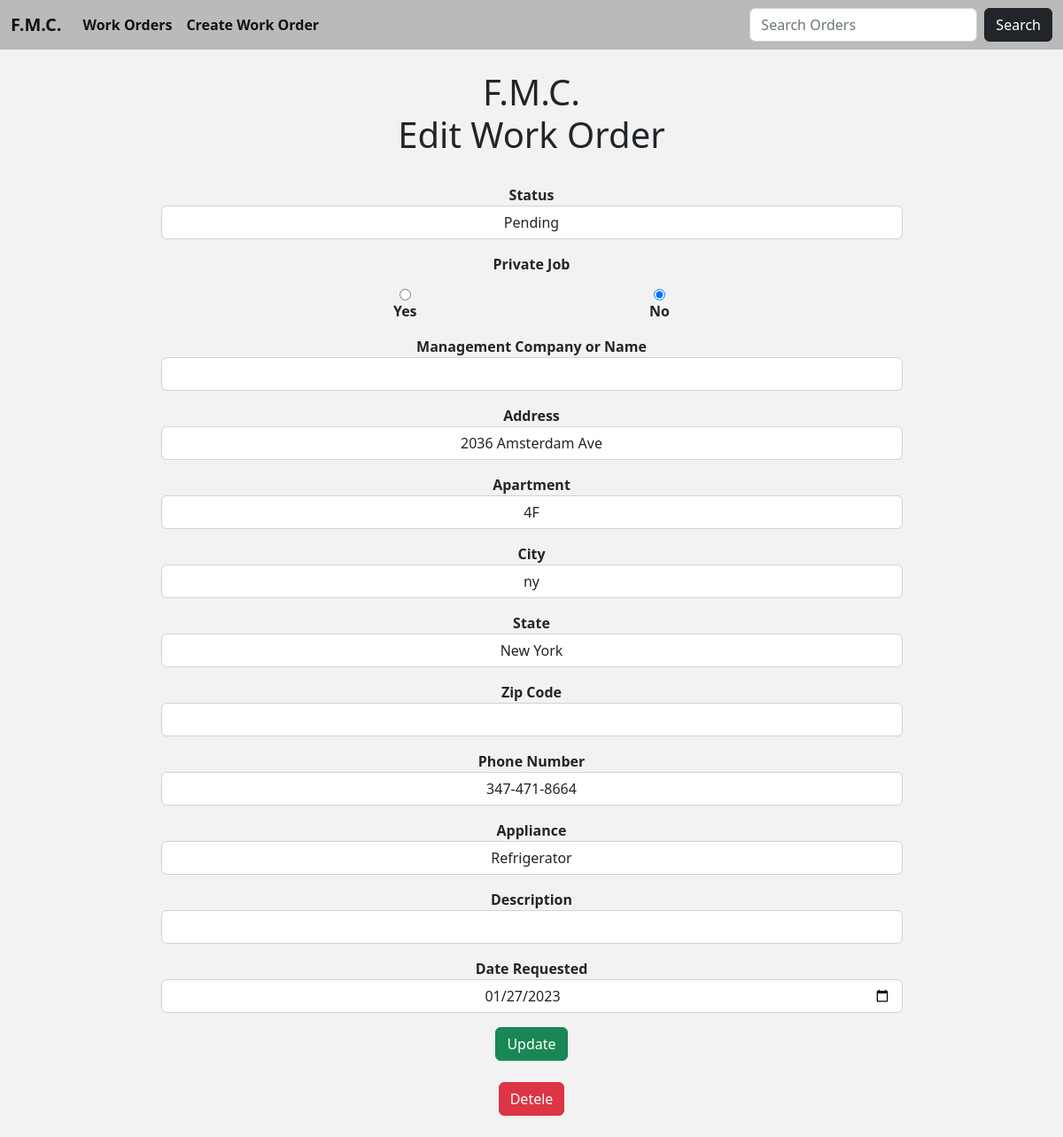
Page /edit_work_order/107 on the earlier database version.
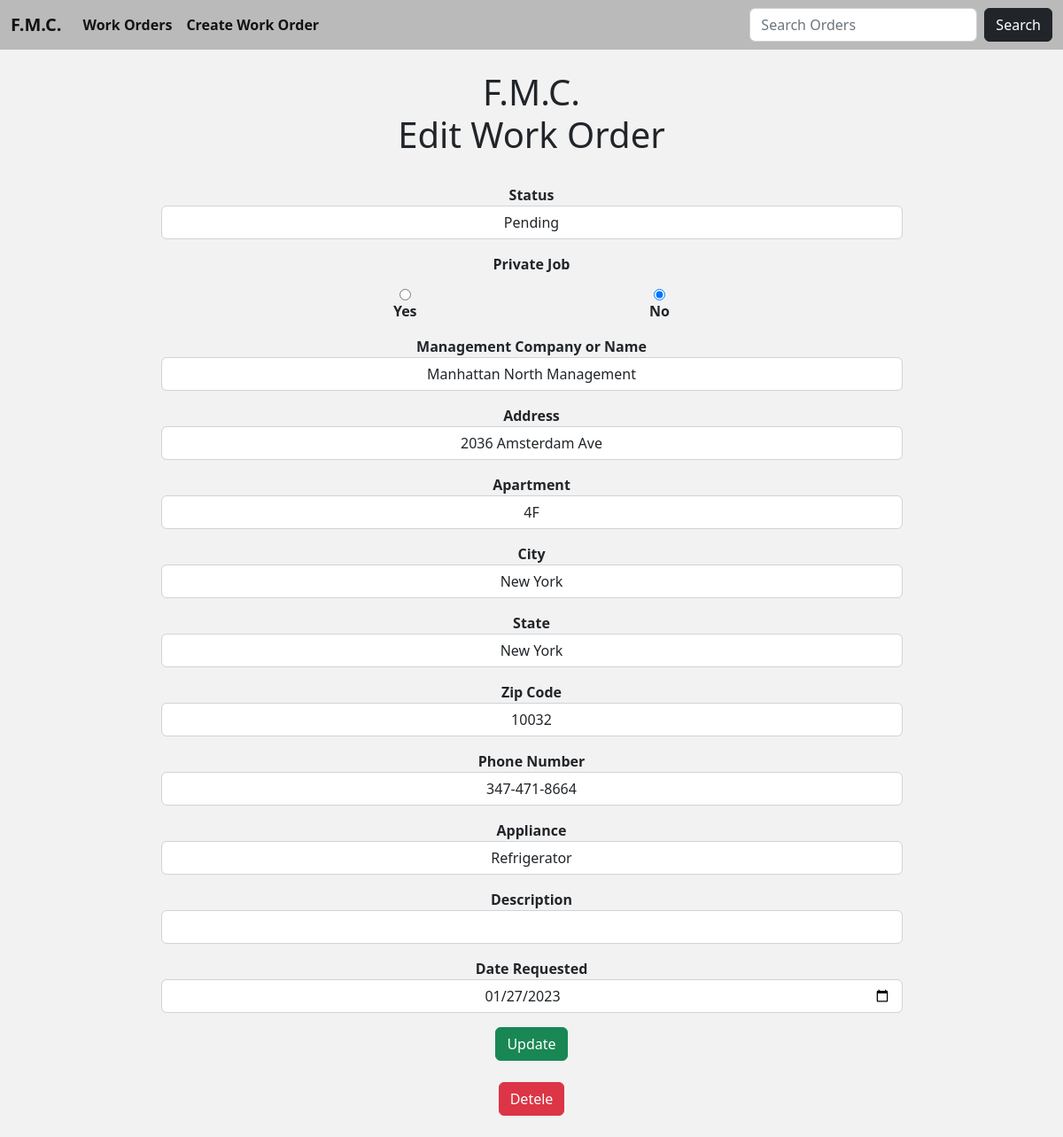
Same page on the later database version.
### fmc/models.py (models this page shows, shortened)
class Work(models.Model):
    company = models.CharField('Management Company', max_length=64, blank=True)
    address = models.CharField(max_length=64)
    apartment = models.CharField(max_length=64)
    city = models.CharField(max_length=64, null=True)
    zip_code = models.IntegerField('Zip Code', null=True, blank=True)
    state = models.CharField(max_length=12, choices=STATE_CHOICES, default='NEW YORK')
    appliance = models.CharField(max_length=64)
    phone = models.CharField('Phone Number', max_length=64, null=True, blank=True)
    comments = models.CharField('Description', max_length=64, null=True, blank=True)
    private = models.CharField(max_length=12, choices=PRIVATE_CHOICES, default='')
    status = models.CharField(max_length=12, choices=STATUS_CHOICES, default='Pending')
    date_added = models.DateTimeField(auto_now_add=True, null=True)
    logo = models.ImageField(null=True, blank=True)
    requested = models.DateField(null=True, blank=True)

### fmc/views.py (the view, shortened to what this page needs)
# urls.py: path('edit_work_order/<int:pk>', UpdateWorkOrder.as_view(), name='update-work-order'),
class UpdateWorkOrder(UpdateView):
    model = Work
    template_name = 'update_work_order.html'
    form_class = WorkOrderFormUpdate

### fmc/templates/update_work_order.html (shortened to what this page needs)
{% extends 'index.html' %}
{% block body %}
    <div class="container">
        <center><h1>F.M.C.</br>Edit Work Order</h1></center>
    </div>
<center>
    <div class="form-outline w-75">
        <div class="form-group">
            <form method="POST" style = "font-weight: bold; font-size: 16px;">
                {{ form.as_p }}
                <button class="btn btn-success">Update</button>
                <a class="btn btn-danger" href="{% url 'delete-work-order' work.pk %}" role="button">Detele</a>
            </form>
    </div>
</div>
</center>
{% endblock %}

Differences in the rows shown:
changed Work "Pending": company (not shown) → "Manhattan North Management"; city "ny" → "New York"; zip_code (not shown) → "10032"
